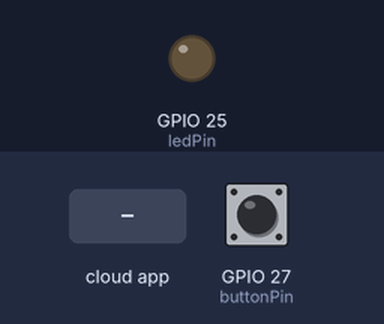
A sketch run on a simulated ESP32. On the bench: output pins drawn as LEDs (lit = HIGH). Inputs (shaded band) come from the test bench; at power-on: GPIO 27 (buttonPin) HIGH. WiFi joins after 1.5 s; servers stay silent unless stated.

Above: at 2.7 s.
2.8 s: the phone or cloud app sets LED_map to 1
At 4.2 s:
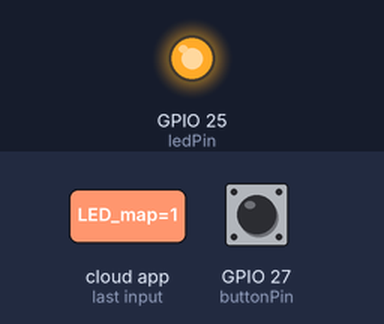
9.0 s: the phone or cloud app sets LED_map to 0
At 9.9 s:
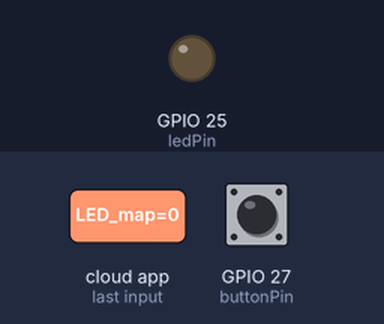
Timing chart, 0 to 12.0 s (numbered marks = the images above; inputs shaded):
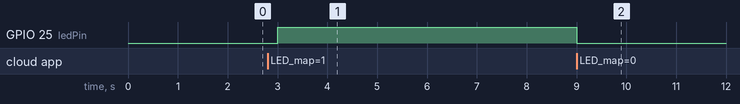

The sketch:

SOSTracker.ino
```cpp
#include "arduino_secrets.h" //เรียกใช้ไฟล์ arduino_secrets.h
#include <TinyGPS++.h> //เรียกใช้ไลบรารีสำหรับการจัดการข้อมูล GPS
#include "thingProperties.h" //เรียกใช้ไฟล์ thingProperties.h
#include <ArduinoIoTCloud.h> //เรียกใช้ Cloud ArduinoIOTCloud
#include <SoftwareSerial.h> //เรียกใช้ไลบรารีสำหรับการจัดการสร้างพอร์ต Serial เสมือน (RX TX)
#include <TridentTD_LineNotify.h> //เรียกใช้ไลบรารีการแจ้งเตือนผ่านไลน์

//-----------------------------------------------------------------

TinyGPSPlus gps;  // สร้างอ็อบเจกต์ TinyGPSPlus สำหรับใช้ในการจัดการข้อมูล GPS
#define LINE_TOKEN "vgV21EKTQpNudqkPjXJrmdEnPc8V07dSkTcrOv6v7lq"
const int buttonPin = 27;  // กำหนดหมายเลขขาของปุ่ม SOS
const int ledPin = 25;  // กำหนดหมายเลขขาของ LED
bool lastButtonState = LOW;  // เก็บสถานะปุ่มของรอบที่แล้ว
double Lat;  // ตัวแปรเก็บค่าละติจูด
double Long;  // ตัวแปรเก็บค่าลองจิจูด
#define gpsRxPin 16  // กำหนดหมายเลขขาของ RX สำหรับการติดต่อกับโมดูล GPS
#define gpsTxPin 17  // กำหนดหมายเลขขาของ TX สำหรับการติดต่อกับโมดูล GPS
SoftwareSerial neo6m(gpsTxPin, gpsRxPin);  // สร้างอ็อบเจกต์ SoftwareSerial สำหรับการติดต่อกับโมดูล GPS

//-----------------------------------------------------------------

void setup() {
  Serial.begin(9600);  // เริ่มการใช้งาน Serial ที่ความเร็ว 9600 bps
  LINE.setToken(LINE_TOKEN); ////กำหนดโทเค็นที่ใช้สำหรับ LINE Notify = LINE_TOKEN
  neo6m.begin(9600);  // เริ่มการใช้งาน SoftwareSerial ที่ความเร็ว 9600 bps
  delay(1500);  // รอ 1500 milliseconds 1.5 วินาที
  initProperties();  // เรียกใช้ฟังก์ชัน initProperties ที่ไว้สำหรับกำหนดค่าเริ่มต้น properties
  ArduinoCloud.begin(ArduinoIoTPreferredConnection);  // เริ่มการเชื่อมต่อกับ Arduino IoT Cloud
  setDebugMessageLevel(2);  // ตั้งระดับการแสดงข้อมูล debug
  ArduinoCloud.printDebugInfo();  // แสดงข้อมูล debug ของ Arduino IoT Cloud
  pinMode(buttonPin, INPUT_PULLUP);  // กำหนดปุ่ม SOS เป็น INPUT แบบ Pull-up
  pinMode(ledPin, OUTPUT);  // กำหนด LED เป็น OUTPUT
}

//-----------------------------------------------------------------

void loop()
{

  bool currentButtonState = digitalRead(buttonPin);  // อ่านสถานะปุ่มปัจจุบัน

  if (currentButtonState == LOW && lastButtonState == HIGH) {  // ตรวจสอบว่าปุ่มถูกกดหรือไม่
    Serial.println("SOS Button pressed!!");  // แสดงข้อความบน Serial Monitor
    led_button = 1;  // กำหนดค่า led_button เป็น 1
    while(true) {  // ทำลูปไปเรื่อยๆ
      smartdelay_gps(1000);  // อัพเดตข้อมูล GPS ทุก 1000 milliseconds 1 วินาที
      if (gps.location.isValid()) {  // ตรวจสอบว่าข้อมูล GPS ถูกต้องหรือไม่
        Serial.println("New SOS tracking location: ");  // แสดงข้อความบน Serial Monitor
        latitude = String(gps.location.lat(), 6);  // ดึงข้อมูลละติจูด
        longitude = String(gps.location.lng(), 6);  // ดึงข้อมูลลองจิจูด
        Lat = latitude.toDouble();  // แปลงข้อมูลละติจูดเป็น double
        Long = longitude.toDouble();  // แปลงข้อมูลลองจิจูดเป็น double
        maptrack = {Lat, Long};  // กำหนดค่า maptrack
        ArduinoCloud.update();  // อัพเดตข้อมูลไปยัง Arduino IoT Cloud
        // พิมพ์ค่าละติจูดพร้อมทศนิยม 6 ตำแหน่ง
        Serial.print("Lat: ");
        Serial.print(latitude);  // พิมพ์ค่าตัวแปร latitude
        Serial.println(Lat, 6);  // พิมพ์ค่าตัวแปร Lat พร้อมทศนิยม 6 ตำแหน่ง

        // พิมพ์ค่าลองจิจูดพร้อมทศนิยม 6 ตำแหน่ง
        Serial.print("Long: ");
        Serial.print(longitude); // พิมพ์ค่าตัวแปร longitude
        Serial.println(Long, 6); // พิมพ์ค่าตัวแปร Long พร้อมทศนิยม 6 ตำแหน่ง

      }
    }
  }

  lastButtonState = currentButtonState;  // อัพเดตสถานะปุ่มของรอบที่แล้ว

  ArduinoCloud.update();  // อัพเดตข้อมูลไปยัง Arduino IoT Cloud
}


//-----------------------------------------------------------------

static void smartdelay_gps(unsigned long ms)
{
  unsigned long start = millis();  // เวลาปัจจุบัน
  do
  {
    while (neo6m.available())  // วนลูปตรวจสอบข้อมูลที่มีอยู่ใน SoftwareSerial
      gps.encode(neo6m.read());  // ถอดรหัสข้อมูล GPS และนำเข้าใน TinyGPSPlus
  } while (millis() - start < ms);  // ทำวงวนไปเรื่อยๆ จนกว่าเวลาที่ผ่านมาจะมีค่ามากกว่าหรือเท่ากับ ms
}

//-----------------------------------------------------------------

void onMaptrackChange()  {
  Serial.println("SOS Maptrack Is Ready");  // แสดงข้อความบน Serial Monitor
}

//-----------------------------------------------------------------

void onLatitudeChange() {


}

//-----------------------------------------------------------------

void onLongitudeChange() {


}

//-----------------------------------------------------------------

void onLEDMapChange()  {
  if (LED_map) {
    digitalWrite(ledPin, HIGH);  // ถ้า LED_map เป็นจริง ให้เปิด LED
    LINE.notify("Sent Success");  // แสดงข้อความบน Line
  } else {
    digitalWrite(ledPin, LOW);  // ถ้า LED_map เป็นเท็จ ให้ปิด LED
  }
}

//-----------------------------------------------------------------

void onLedButtonChange()  {

}

//-----------------------------------------------------------------
```

arduino_secrets.h
```cpp
#define SECRET_SSID ""
#define SECRET_OPTIONAL_PASS ""
#define SECRET_DEVICE_KEY ""
```

thingProperties.h
```cpp
// Code generated by Arduino IoT Cloud, DO NOT EDIT.

#include <ArduinoIoTCloud.h>
#include <Arduino_ConnectionHandler.h>

const char DEVICE_LOGIN_NAME[]  = "0ab328d0-cce1-437f-97c1-b5b5eff79f87";

const char SSID[]               = SECRET_SSID;    // Network SSID (name)
const char PASS[]               = SECRET_OPTIONAL_PASS;    // Network password (use for WPA, or use as key for WEP)
const char DEVICE_KEY[]  = SECRET_DEVICE_KEY;    // Secret device password

void onLatitudeChange();
void onLongitudeChange();
void onLedButtonChange();
void onMaptrackChange();
void onLEDMapChange();

String latitude;
String longitude;
int led_button;
CloudLocation maptrack;
bool LED_map;

void initProperties(){

  ArduinoCloud.setBoardId(DEVICE_LOGIN_NAME);
  ArduinoCloud.setSecretDeviceKey(DEVICE_KEY);
  ArduinoCloud.addProperty(latitude, READWRITE, ON_CHANGE, onLatitudeChange);
  ArduinoCloud.addProperty(longitude, READWRITE, ON_CHANGE, onLongitudeChange);
  ArduinoCloud.addProperty(led_button, READWRITE, ON_CHANGE, onLedButtonChange);
  ArduinoCloud.addProperty(maptrack, READWRITE, ON_CHANGE, onMaptrackChange);
  ArduinoCloud.addProperty(LED_map, READWRITE, ON_CHANGE, onLEDMapChange);

}

WiFiConnectionHandler ArduinoIoTPreferredConnection(SSID, PASS);
```

Measured:
- after the input at 2.8 s, GPIO 25 (ledPin): LOW → HIGH after 0.20 s
- after the input at 9.0 s, GPIO 25 (ledPin): HIGH → LOW at once
